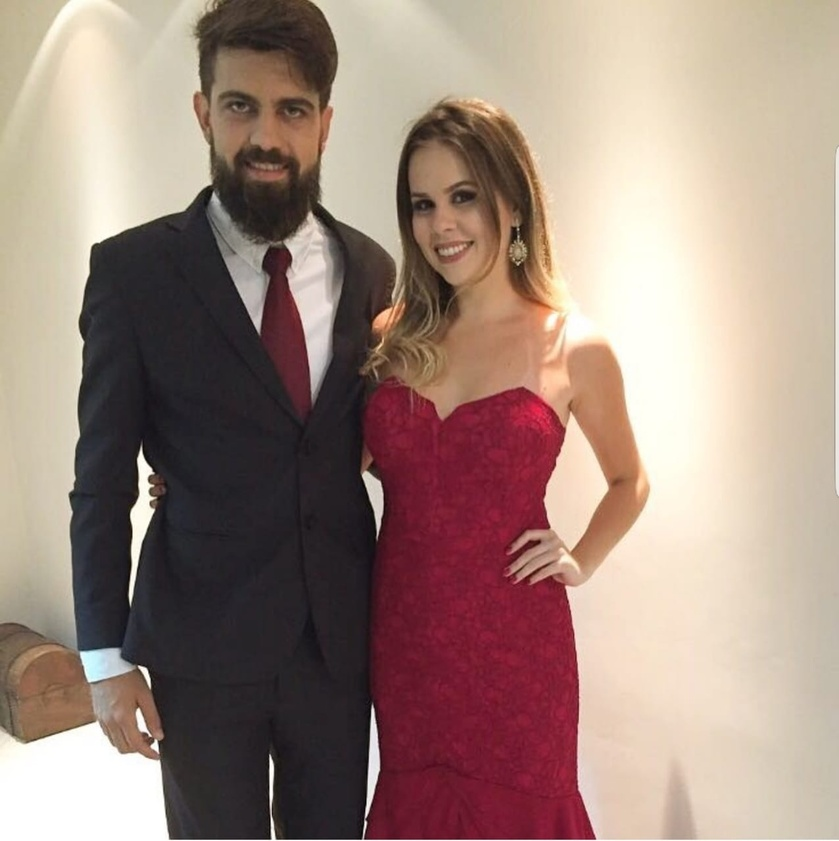
#> input picture demo_3.jpeg, 839 x 841 px, shrunk from 1276 x 1280 before the run
$ python Image_Analysis_OpenCV_2.py
#> lines starting #> are read from the running program, lines starting #| are printed output that depends on the picture; after the words box and inside, x2 and y2 are one past the last pixel; in counts of white or black regions, pixels touching at a corner belong together
'''
    MASK
    Image mask is an image processing technique that is used to removethe background
    Now, we will create a mask that is in shape of a circular disk
'''

# First we’ll measure distance from center of the image to every border pixel values
# And we take a convenient radius value and then using logical operator we’ll create a circular disc

if __name__=='__main__':
    import imageio
    import matplotlib
    import matplotlib.pyplot as plt
    import logging
    import numpy as np
    import random

    # configure logging
    logging.basicConfig(
        level=logging.DEBUG,
        format='[%(process)-5d][%(asctime)s][%(filename)-20s][%(levelname)-8s] %(message)s',
        datefmt='%Y-%m-%d %H:%M:%S'
    )

    logging.getLogger(__name__)
    logging.getLogger('requests').setLevel(logging.WARNING)
    logging.getLogger('botocore').setLevel(logging.WARNING)
    logging.getLogger('s3transfer').setLevel(logging.WARNING)
    logging.getLogger('urllib3').setLevel(logging.WARNING)
    logging.getLogger('googleapiclient').setLevel(logging.WARNING)
    logging.getLogger('googleapiclient.discovery').setLevel(logging.CRITICAL)
    logging.getLogger('googleapiclient.discovery_cache').setLevel(logging.ERROR)
    logging.getLogger('oauth2client').setLevel(logging.WARNING)

    # read and plot
    pic=imageio.imread('demo_3.jpeg')
#> pic is the input picture: shape (841, 839, 3); mean R, G, B 158.7, 135.7, 125.3
    plt.figure(figsize=(15,15))

    plt.imshow(pic)
    plt.show() # optional

    # separete the row and column values
    total_row, total_col, layers = pic.shape
#> total_row = 841; total_col = 839; layers = 3

    #create a vector
    # Ogrid is a compact method of creating a multidimensional nd array operations in single lines
    x,y=np.ogrid[:total_row,:total_col]
#> x = 841 values from 0 to 840

    # get the center values of image
    cen_x, cen_y = total_row/2, total_col/2
#> cen_x = 420.5; cen_y = 419.5

    # Select convenient radius value
    radius = (total_row/2)
#> radius = 420.5

    # total distance from the center
    distance_from_the_center = np.sqrt((x-cen_x)**2+(y-cen_y)**2)

    # now, we will filter values less then the radius value
    circular_pic = distance_from_the_center>radius

    # let's assign value zero for all pixel value that outside the circular disk
    pic[circular_pic] = 0
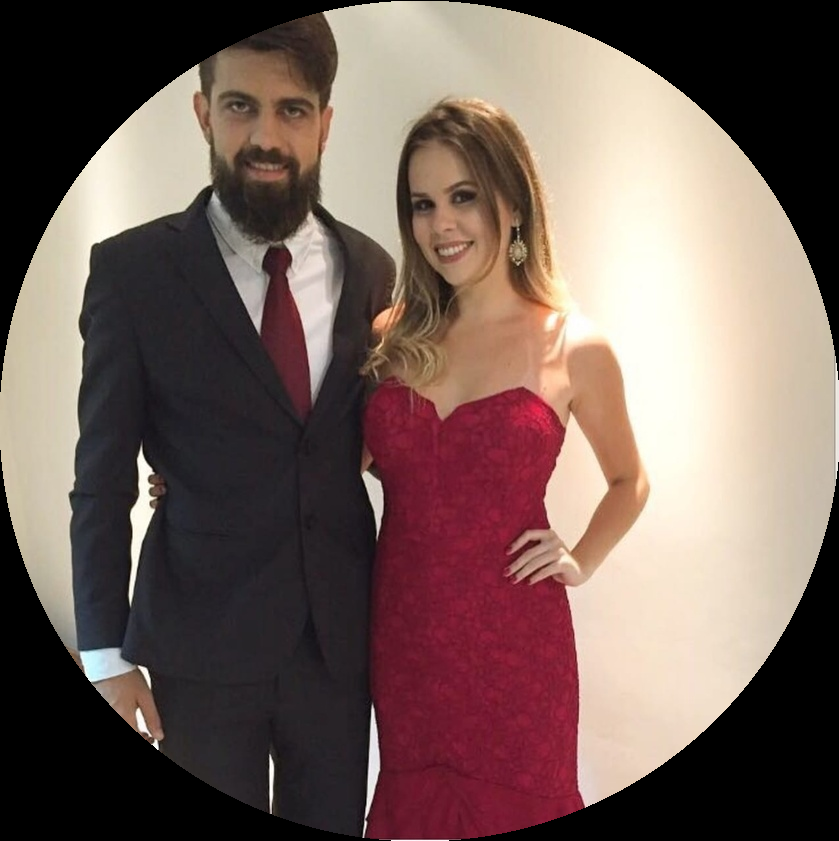
#> pic: shape (841, 839, 3); mean R, G, B 115.9, 95.7, 89.2
    plt.figure(figsize=(10,10))
    plt.imshow(pic)
    plt.show()


    '''
    We can filter colors from the picture
    This approach is used in satellite Image Processing
    Where cientist can separeted aspects from the image to analyze
    '''

    # Only red pixel value, higher than 180
    pic=imageio.imread('demo_3.jpeg')
    red_mask=pic[:,:,0]<100
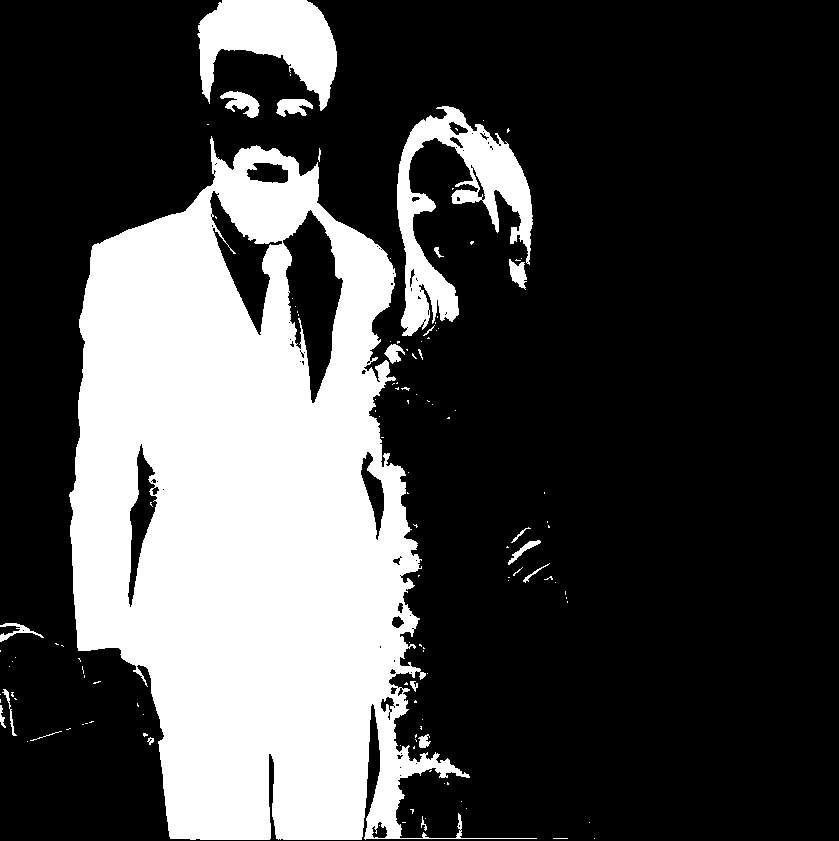
#> red_mask: shape (841, 839) bool; 27.9% white; 125 white regions (103 under 20 px), largest, box (x1, y1, x2, y2) and area: (69, 136, 537, 840) 174254, (397, 106, 533, 336) 10761, (197, 0, 337, 111) 8706
    pic[red_mask]=1
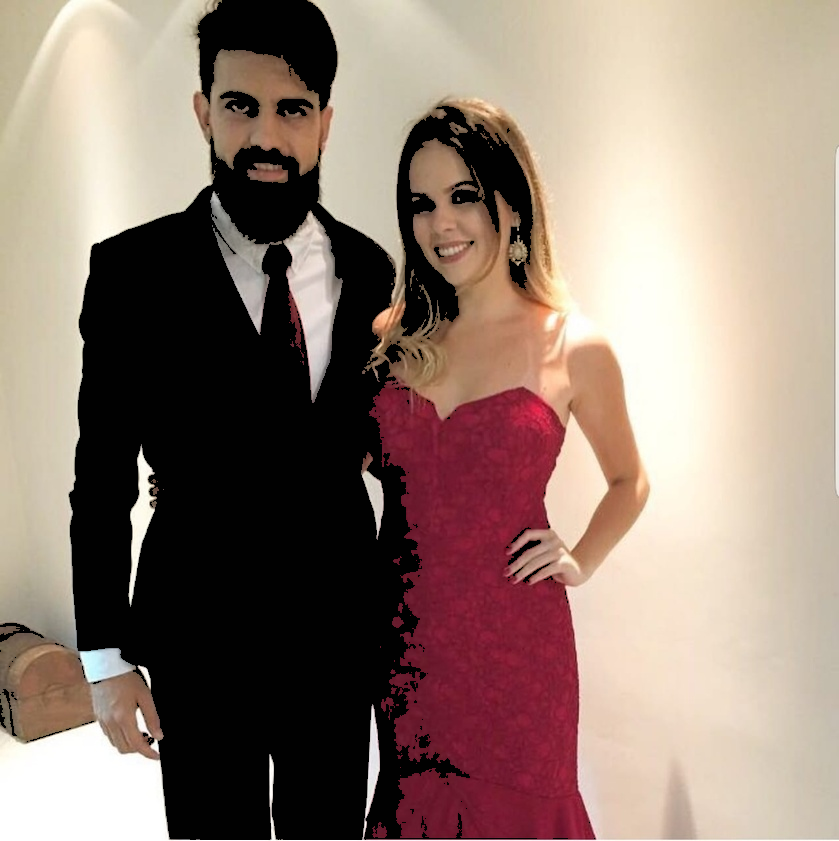
#> pic: shape (841, 839, 3); mean R, G, B 145.5, 125.4, 114.4
    plt.figure(figsize=(15,15))
    plt.imshow(pic)
    plt.show()
